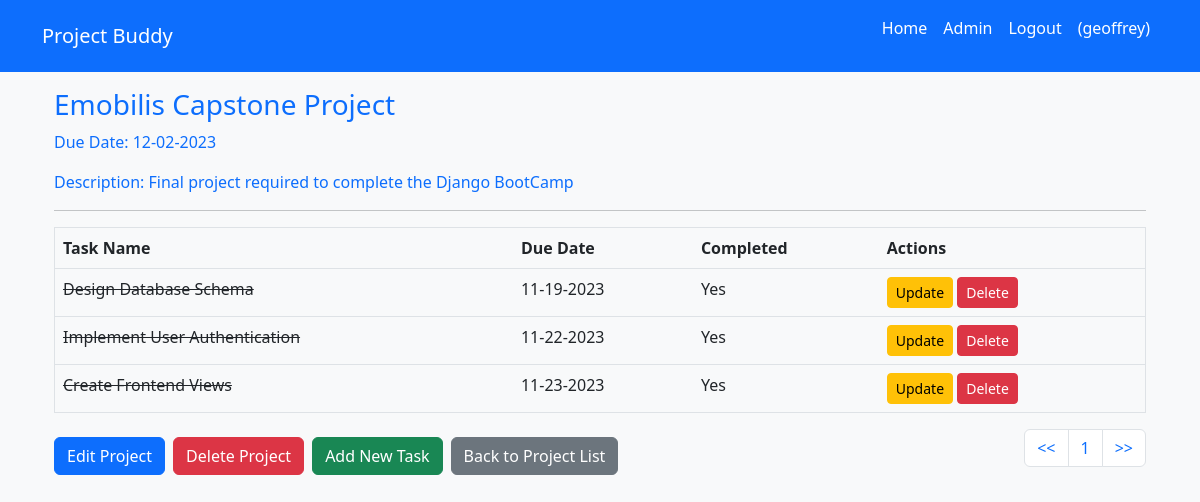
Page /projects/7/ (signed in) on the earlier database version.
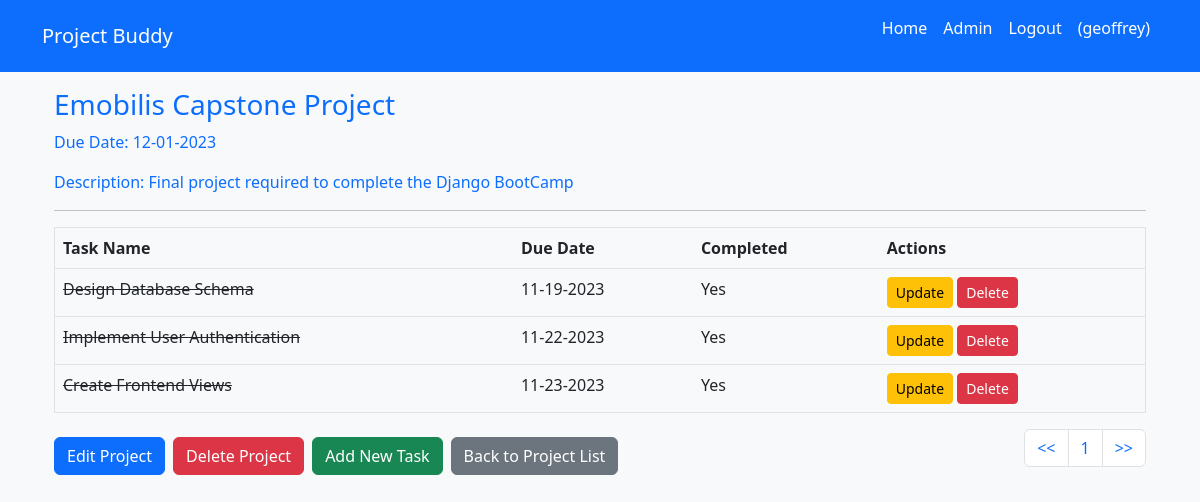
Same page on the later database version.
### task_list/models.py (models this page shows, shortened)
class Project(models.Model):
    title = models.CharField(max_length=255)
    description = models.TextField(blank=True)
    created_at = models.DateTimeField(auto_now_add=True)
    due_date = models.DateField(null=True, blank=True)
    owner = models.ForeignKey(User, on_delete=models.CASCADE)

### task_list/views.py (the view)
# urls.py: path('<int:project_id>/', views.project_detail, name='project_detail'),
@login_required
def project_detail(request, project_id):
    project = get_object_or_404(Project, pk=project_id)
    tasks = project.tasks.all()
    pagination = Paginator(tasks, 5)
    page_number = request.GET.get('page')
    page_obj = pagination.get_page(page_number)
    return render(request, 'project_detail.html', {'project': project, 'tasks': page_obj})

### task_list/templates/project_detail.html (shortened to what this page needs)
{% extends 'base.html' %}
 {% load humanize %}
  {% block content %}
{% if project.owner == user %}
<div class="container mt-3">
  <h2 class="h3 text-primary font-weight-bold">{{ project.title }}</h2>
  <p class="font-weight-bold text-primary">
    Due Date: {{ project.due_date | date:"m-d-Y" }}
  </p>
  <p class="font-weight-bold text-primary">
    Description: {{ project.description }}
  </p>
  <hr />
  <table class="table table-responsive border">
    <thead>
      <tr>
        <th scope="col">Task Name</th>
        <th scope="col">Due Date</th>
        <th scope="col">Completed</th>
        <th scope="col">Actions</th>
      </tr>
    </thead>
    <tbody>
      {% for task in tasks %}
      <tr>
        {% if task.completed %}
        <td class="text-decoration-line-through">{{ task.title }}</td>
        {% else %}
        <td>{{ task.title }}</td>
        {% endif %}
        <td>{{ task.due_date|date:"m-d-Y" }}</td>
        <td>{% if task.completed %}Yes{% else %}No{% endif %}</td>
        <td>
          <a
            href="{% url 'task_update' project_id=project.id task_id=task.id %}"
            class="btn btn-warning btn-sm"
            >Update</a
          >
          <a
            href="{% url 'task_delete' project_id=project.id task_id=task.id %}"
            class="btn btn-danger btn-sm"
            >Delete</a
          >
        </td>
      </tr>
      {% endfor %}
    </tbody>
  </table>
  <div
    class="d-flex flex-wrap gap-2 justify-content-between align-items-center w-100"
  >
    <div class="d-flex gap-2 flex-wrap">
      <a
        href="{% url 'project_update' project_id=project.id %}"
        class="btn btn-primary"
      >
        Edit Project
      </a>
      <button
        type="button"
        class="btn btn-danger"
        data-bs-toggle="modal"
        data-bs-target="#deleteProjectModal"
      >
        Delete Project
      </button>
      <a
        href="{% url 'task_create' project_id=project.id %}"
        class="btn btn-success"
        >Add New Task</a
      >
      <a href="{% url 'project_list' %}" class="btn btn-secondary"
        >Back to Project List</a
      >
    </div>
    <nav aria-label="Page navigation example">
      <ul class="pagination justify-content-end ms-auto">
        <li class="page-item"><a class="page-link" href="?page=1"><<</a></li>
        <li class="page-item">
          <a class="page-link" href="?page={{tasks.number}}"
            >{{ tasks.number}}</a
          >
        </li>
        <li class="page-item">
          <a class="page-link" href="?page={{tasks.num_pages}}">>></a>
        </li>
      </ul>
    </nav>
  </div>
</div>
{% else %}
<p class="text-danger">You are not authorized to view this page.</p>
{% endif %}
{% endblock %}

Differences in the rows shown:
changed Project "Emobilis Capstone Project": due_date "12-02-2023" → "12-01-2023"
